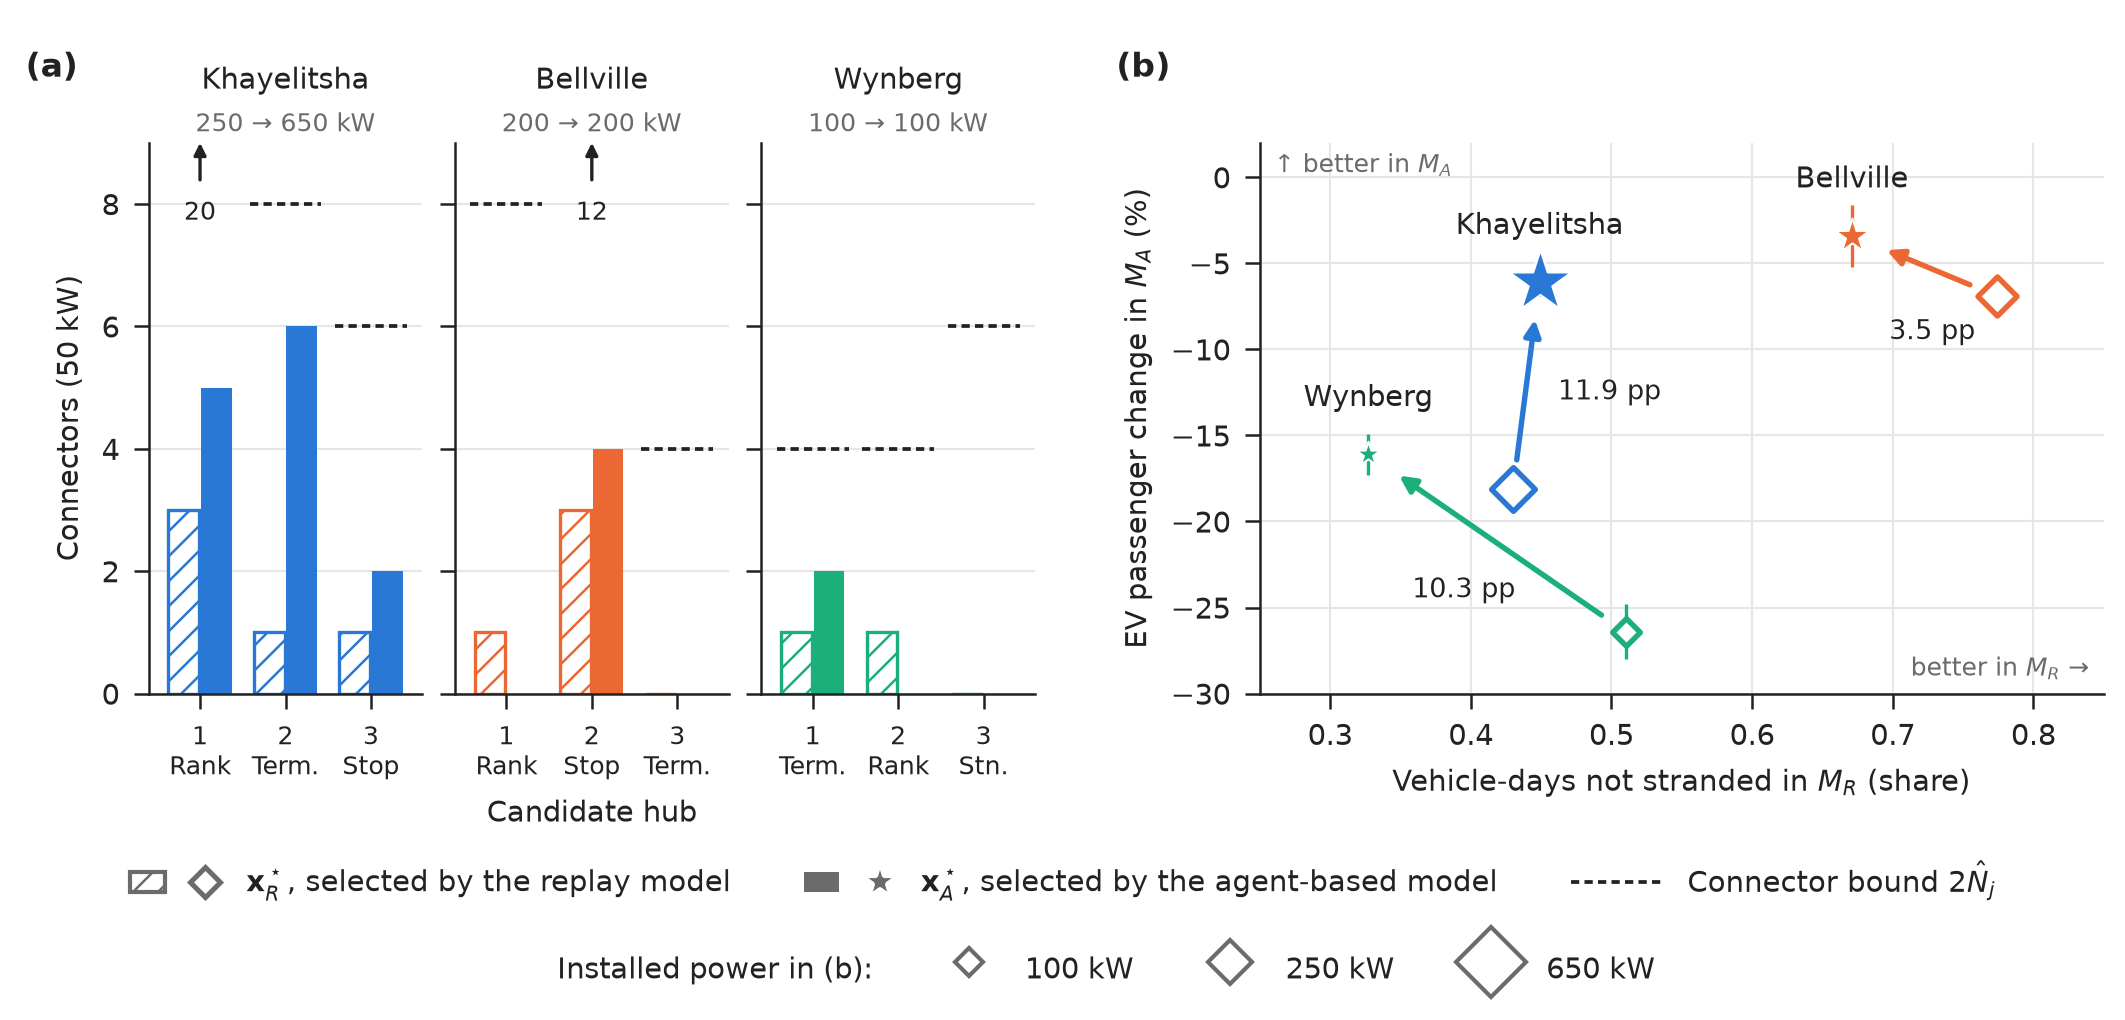

This chart was generated by the following Python code:
"""Figure fig:two_by_two: the selected designs (a) and their outcomes in both models (b).

Values from tab:two_by_two (main.tex) and tab:hubs (appendix.tex). Run with
    uv run --no-project --with matplotlib python two_by_two.py
which writes two_by_two.pdf and two_by_two.png next to this script.
"""
from pathlib import Path
from typing import Any

import matplotlib.pyplot as plt
from matplotlib.legend_handler import HandlerTuple
from matplotlib.lines import Line2D
from matplotlib.patches import Patch

OUT = Path(__file__).with_suffix("")

COMMUNITIES: dict[str, dict[str, Any]] = {
    "Khayelitsha": dict(
        colour="#2a78d6", hubs=("Rank", "Terminus", "Stop"), bound=(20, 8, 6),
        xR=(3, 1, 1), xA=(5, 6, 2), kW=(250, 650),
        stranded=(0.570, 0.551), dev=(-0.181, -0.061), se=(0.004, 0.004),
        diff=-0.119, cost_xy=(0.462, -12.5), cost_ha="left"),
    "Bellville": dict(
        colour="#eb6834", hubs=("Rank", "Stop", "Terminus"), bound=(8, 12, 4),
        xR=(1, 3, 0), xA=(0, 4, 0), kW=(200, 200),
        stranded=(0.226, 0.329), dev=(-0.069, -0.034), se=(0.005, 0.009),
        diff=-0.035, cost_xy=(0.728, -9.0), cost_ha="center"),
    "Wynberg": dict(
        colour="#1baf7a", hubs=("Terminus", "Rank", "Station"), bound=(4, 4, 6),
        xR=(1, 1, 0), xA=(2, 0, 0), kW=(100, 100),
        stranded=(0.490, 0.673), dev=(-0.264, -0.161), se=(0.008, 0.006),
        diff=-0.103, cost_xy=(0.395, -24.0), cost_ha="center"),
}

INK, MUTED, GRID = "#222222", "#6b6b6b", "#e6e6e6"
YMAX = 9
KW_AREA = 0.22  # marker area (pt^2) per kW of installed power
STAR = 1.7  # a star covers less of its box than a diamond, so it gets more area

plt.rcParams.update({
    "font.family": "DejaVu Sans", "font.size": 7, "axes.labelsize": 7,
    "axes.edgecolor": INK, "axes.labelcolor": INK, "xtick.color": INK,
    "ytick.color": INK, "text.color": INK, "axes.linewidth": 0.6,
    "xtick.major.width": 0.6, "ytick.major.width": 0.6, "hatch.linewidth": 0.6,
    "pdf.fonttype": 42,
})

fig = plt.figure(figsize=(510 / 72, 3.4))
gs = fig.add_gridspec(1, 2, width_ratios=(1.05, 1), wspace=0.26)
gs_a = gs[0].subgridspec(1, 3, wspace=0.12)

# (a) Connectors per hub: x_R hatched outline, x_A solid; the 2N-hat bound as a dashed tick.
axes_a = [fig.add_subplot(gs_a[i]) for i in range(3)]
w = 0.36
abbrev = {"Terminus": "Term.", "Station": "Stn."}
for ax, (name, c) in zip(axes_a, COMMUNITIES.items()):
    for i in range(3):
        ax.bar(i - w / 2 - 0.01, c["xR"][i], w, facecolor="white",
               edgecolor=c["colour"], hatch="////", linewidth=0.8)
        ax.bar(i + w / 2 + 0.01, c["xA"][i], w, color=c["colour"])
        b = c["bound"][i]
        if b <= YMAX:
            ax.hlines(b, i - 0.42, i + 0.42, color=INK, lw=0.9, ls=(0, (2.2, 1.4)))
        else:
            # Off the scale: an arrow at the top edge with the bound as a label.
            ax.annotate(str(b), xy=(i, YMAX), xytext=(i, YMAX - 1.15), ha="center",
                        va="center", fontsize=6, color=INK,
                        arrowprops=dict(arrowstyle="-|>", color=INK, lw=0.8,
                                        mutation_scale=6, shrinkA=3, shrinkB=0))
    ax.set_xticks(range(3), [f"{i + 1}\n{abbrev.get(t, t)}" for i, t in enumerate(c["hubs"])],
                  fontsize=6)
    ax.set_xlim(-0.6, 2.6)
    ax.set_ylim(0, YMAX)
    ax.set_yticks(range(0, YMAX + 1, 2))
    ax.grid(axis="y", color=GRID, linewidth=0.5)
    ax.set_axisbelow(True)
    for s in ("top", "right"):
        ax.spines[s].set_visible(False)
    ax.set_title(name, fontsize=7, pad=13)
    kr, ka = c["kW"]
    ax.text(0.5, 1.01, f"{kr} → {ka} kW", transform=ax.transAxes,
            ha="center", va="bottom", fontsize=6, color=MUTED)
    if ax is not axes_a[0]:
        ax.tick_params(labelleft=False)
axes_a[0].set_ylabel("Connectors (50 kW)")
axes_a[1].set_xlabel("Candidate hub")
axes_a[0].text(-0.45, 1.12, "(a)", transform=axes_a[0].transAxes, fontweight="bold", fontsize=8)

# (b) Each design in both models; marker area by installed power, cost of x_R by each arrow.
ax = fig.add_subplot(gs[1])
for name, c in COMMUNITIES.items():
    ns = [1 - s for s in c["stranded"]]
    dev = [100 * d for d in c["dev"]]
    ax.annotate("", xy=(ns[1], dev[1]), xytext=(ns[0], dev[0]),
                arrowprops=dict(arrowstyle="-|>", color=c["colour"], lw=1.3,
                                shrinkA=7, shrinkB=9, mutation_scale=8))
    for j in range(2):
        ax.errorbar(ns[j], dev[j], yerr=200 * c["se"][j], fmt="none",
                    ecolor=c["colour"], elinewidth=0.8, capsize=0, zorder=2)
    ax.scatter(ns[0], dev[0], s=KW_AREA * c["kW"][0], marker="D", facecolor="white",
               edgecolor=c["colour"], linewidth=1.3, zorder=3)
    ax.scatter(ns[1], dev[1], s=STAR * KW_AREA * c["kW"][1], marker="*",
               facecolor=c["colour"], edgecolor="white", linewidth=0.5, zorder=3)
    ax.text(ns[1], dev[1] + 2.4, name, ha="center", va="bottom", fontsize=7, color=INK)
    ax.text(*c["cost_xy"], f"{-100 * c['diff']:.1f} pp", ha=c["cost_ha"], va="center",
            fontsize=6.5, color=INK)

ax.set_xlim(0.25, 0.85)
ax.set_ylim(-30, 2)
ax.set_xlabel(r"Vehicle-days not stranded in $M_R$ (share)")
ax.set_ylabel(r"EV passenger change in $M_A$ (%)")
ax.grid(color=GRID, linewidth=0.5)
ax.set_axisbelow(True)
for s in ("top", "right"):
    ax.spines[s].set_visible(False)
ax.text(0.84, -29.3, "better in $M_R$ →", ha="right", va="bottom", fontsize=6, color=MUTED)
ax.text(0.26, 1.4, "↑ better in $M_A$", ha="left", va="top", fontsize=6, color=MUTED)
ax.text(-0.17, 1.12, "(b)", transform=ax.transAxes, fontweight="bold", fontsize=8)

handles = [
    (Patch(facecolor="white", edgecolor=MUTED, hatch="////"),
     Line2D([], [], marker="D", ls="", mfc="white", mec=MUTED, mew=1.2, ms=5)),
    (Patch(facecolor=MUTED),
     Line2D([], [], marker="*", ls="", mfc=MUTED, mec="white", ms=9)),
    Line2D([], [], color=INK, lw=0.9, ls=(0, (2.2, 1.4))),
]
labels = [r"$\mathbf{x}_R^\star$, selected by the replay model",
          r"$\mathbf{x}_A^\star$, selected by the agent-based model",
          r"Connector bound $2\hat{N}_j$"]
fig.legend(handles, labels, handler_map={tuple: HandlerTuple(ndivide=None, pad=0.8)},
           loc="lower center", ncol=3, frameon=False, fontsize=7,
           bbox_to_anchor=(0.5, 0.09), handlelength=3.2, columnspacing=2.5)

# Second row: the marker area of (b) by installed power (Line2D markersize is the side in pt).
sizes = [Line2D([], [], ls="", marker="D", mfc="white", mec=MUTED, mew=1.0,
                ms=(KW_AREA * kw) ** 0.5) for kw in (100, 250, 650)]
fig.legend([Line2D([], [], ls="")] + sizes,
           ["Installed power in (b):", "100 kW", "250 kW", "650 kW"],
           loc="lower center", ncol=4, frameon=False, fontsize=7,
           bbox_to_anchor=(0.5, 0.0), handlelength=2.2, handleheight=2.2,
           columnspacing=2.2, handletextpad=0.8)
fig.subplots_adjust(left=0.07, right=0.99, top=0.86, bottom=0.32)

fig.savefig(OUT.with_suffix(".pdf"))
fig.savefig(OUT.with_suffix(".png"), dpi=300)
print(OUT.with_suffix(".png"))
